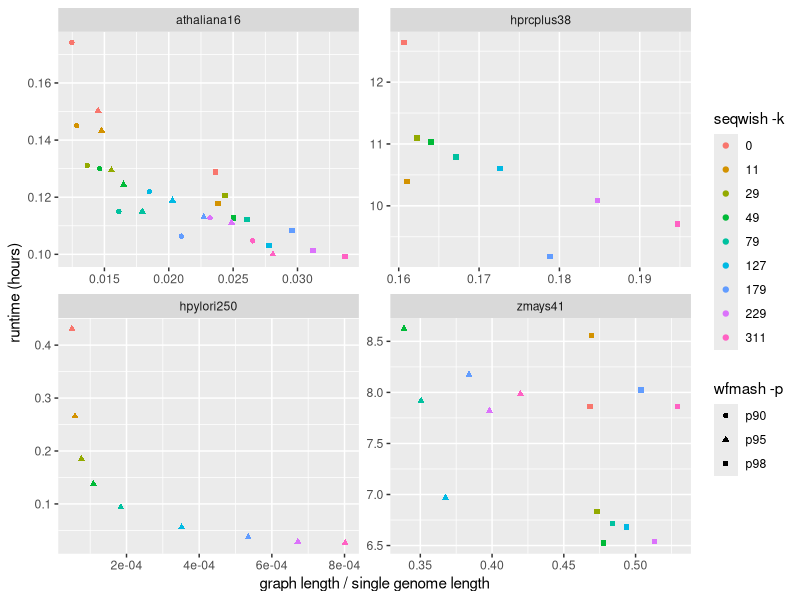
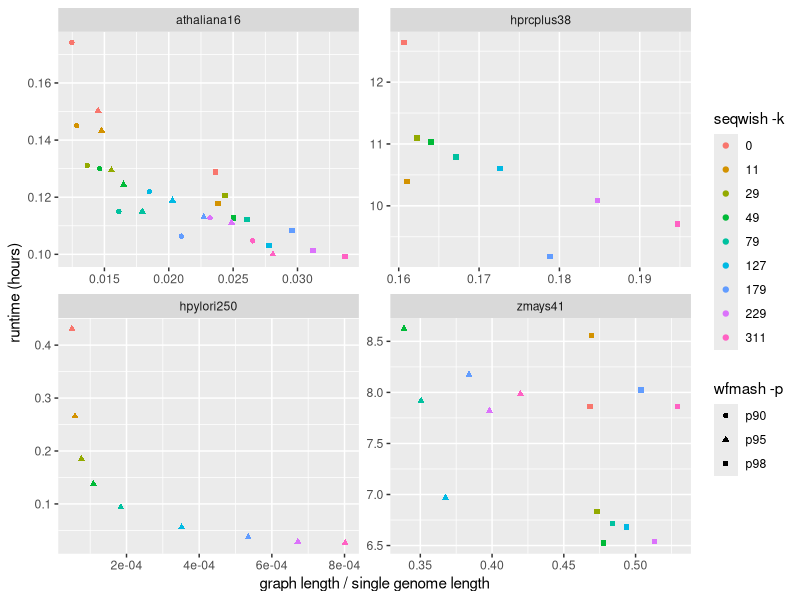

Recreate these plots in R, in order.
#!/usr/bin/env Rscript

require(tidyverse)
require(ggrepel)

x <- read.delim('stats/stats.tsv')

ggplot(subset(x, input.fasta=="athaliana16" & min.mapping.len=="l60k" | input.fasta=="hprcplus38" | input.fasta=="hpylori250" & min.mapping.len=="l15k" | input.fasta=="zmays41" & min.mapping.len=="l60k"),
       aes(x=graph.length.Gbps/n, y=time.seconds/3600, shape=map.ident, color=as.factor(k), label=min.mapping.len)) +
geom_point() +
facet_wrap(~input.fasta, scales="free") +
scale_x_continuous("graph length / single genome length") +
scale_y_continuous("runtime (hours)") +
scale_color_discrete("seqwish -k") +
scale_shape_discrete("wfmash -p")
#+ geom_text_repel(size=2)

ggsave("manuscript/fig_experiment_stats.pdf", height=4, width=5.5)
